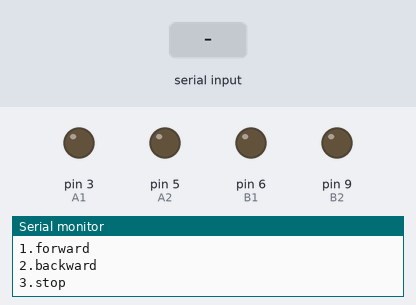
Bench run of a sketch on a simulated Arduino Uno, built with avr-gcc and run on an emulated ATmega328P. Shown: output pins drawn as LEDs (lit = HIGH), the last lines printed to the serial monitor. Inputs (shaded band) come from the test bench.

Above: at 1.2 s.
1.3 s: "30,150\n" received over Serial
At 2.2 s:
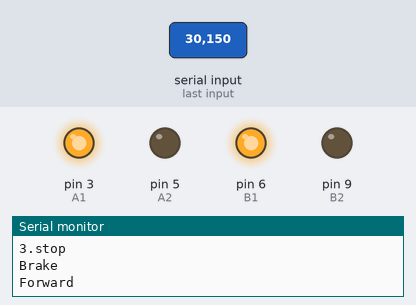
3.4 s: "2\n" received over Serial
At 4.6 s:
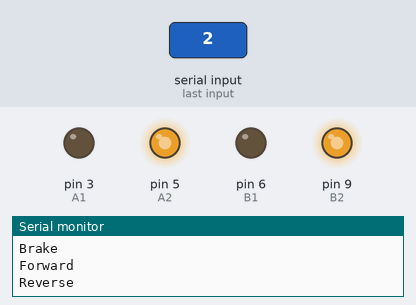
Timing chart, 0 to 6.4 s (numbered marks = the images above; inputs shaded):
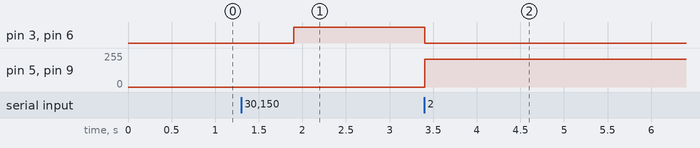

The sketch:

DCMotor-L298N2.ino
```cpp
#define A1 3  // Motor A pins
#define A2 5
#define B1 6 // Motor B pins
#define B2 9

int incomingByte = 0; // for incoming serial data

void setup() {

  pinMode(A1, OUTPUT);
  pinMode(A2, OUTPUT);
  pinMode(B1, OUTPUT);
  pinMode(B2, OUTPUT);

  digitalWrite(A1, LOW);
  digitalWrite(A2, LOW);
  digitalWrite(B1, LOW);
  digitalWrite(B2, LOW);

  Serial.begin(9600);
  Serial.println("DC Motor and L298N Test with RC Car F18G");
  Serial.println("with Arduino UNO R3 by Glanz and Freya");
  Serial.println("select direction of movement");
  Serial.println("1.forward");
  Serial.println("2.backward");
  Serial.println("3.stop");

}
int  input = 0;
void loop() {

  // send data only when you receive data:
  if (Serial.available() > 0) {
    // read the incoming byte:
    incomingByte = Serial.read();
    input = incomingByte - 48; //convert ASCII code of numbers to 1,2,3

  switch (input) {
    case 1:         // if input=1 ....... motors turn forward
      forward();
      Serial.println("Forward");
      break;
    case 2:         // if input=2 ....... motors turn backward
      backward();
      Serial.println("Reverse");
      break;
    case 3:         // if input=1 ....... motors turn stop
      Stop();
      Serial.println("Brake");
      break;
  }
  delay(200);
  input=0;
}
}
void forward() {          //function of forward
  analogWrite(A1, 255);
  analogWrite(A2, 0);
  analogWrite(B1, 255);
  analogWrite(B2, 0);
}

void backward() {         //function of backward
  analogWrite(A1, 0);
  analogWrite(A2, 210);
  analogWrite(B1, 0);
  analogWrite(B2, 210);
}

void Stop() {              //function of stop
  digitalWrite(A1, LOW);
  digitalWrite(A2, LOW);
  digitalWrite(B1, LOW);
  digitalWrite(B2, LOW);
}
```

Measured:
- after the input at 1.3 s, pin 3 (A1), pin 6 (B1): LOW → HIGH after 0.60 s
- after the input at 3.4 s, pin 3 (A1), pin 6 (B1): HIGH → LOW at once; pin 5 (A2), pin 9 (B2): 0/255 → 210/255 at once
